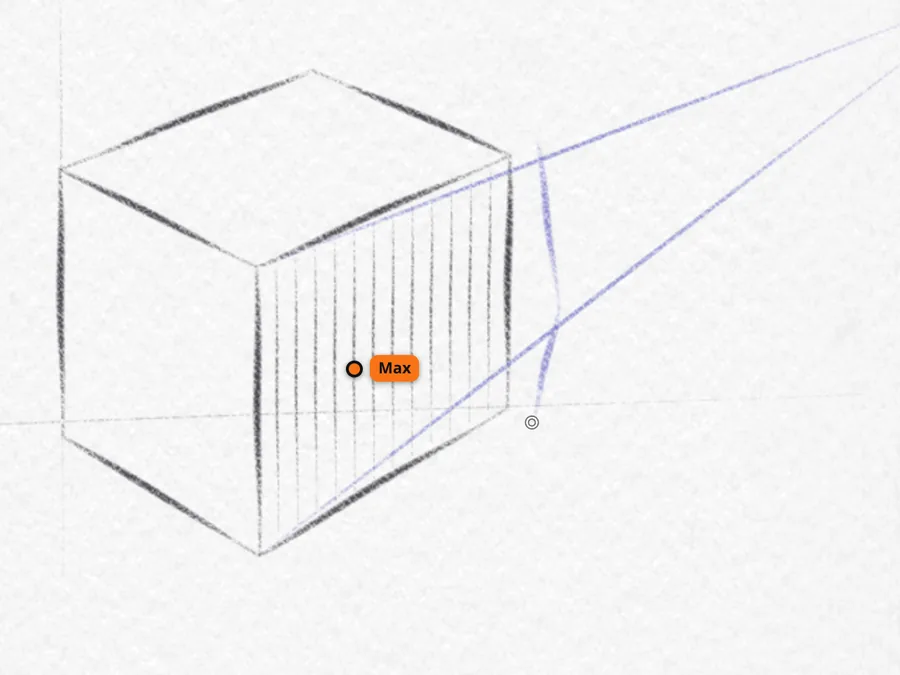
#> input picture apps/web/landing/assets/step-draw-dark.webp, 900 x 675 px
$ python calib.py ../../../../../apps/web/landing/assets/step-draw-dark.webp
#> lines starting #> are read from the running program, lines starting #| are printed output that depends on the picture
"""D_body of the calibration stroke from a rig screenshot: T = L_body / L_paper
(linearised sRGB), D = -ln T. Body = the stroke's middle rows over a span
along it; paper = rows well above. usage: calib.py shot.png [x0 x1 ybody ypaper]"""
import sys, numpy as np
from PIL import Image
f = sys.argv[1]
x0, x1, yb, yp = (int(v) for v in sys.argv[2:6]) if len(sys.argv) > 5 else (560, 720, 500, 440)
a = np.asarray(Image.open(f).convert('RGB')).astype(float) / 255
lin = np.where(a <= 0.04045, a / 12.92, ((a + 0.055) / 1.055) ** 2.4)
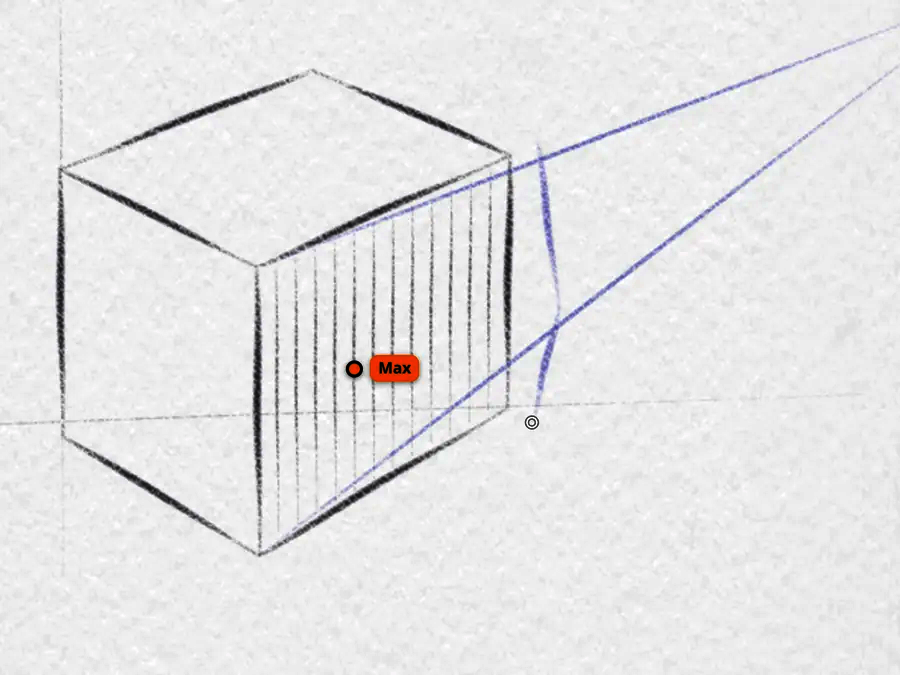
#> lin: shape (675, 900, 3) float64; mean R, G, B 0.901, 0.9, 0.902
L = 0.2126 * lin[..., 0] + 0.7152 * lin[..., 1] + 0.0722 * lin[..., 2]
body = L[yb - 4:yb + 5, x0:x1].mean(); paper = L[yp - 8:yp + 9, x0:x1].mean()
#> after `body = L[yb - 4:yb + 5, x0:x1].mean()`: body = 0.928
#> after `paper = L[yp - 8:yp + 9, x0:x1].mean()`: paper = 0.925
# per-channel transmittance too (a blue paint: red channel carries the depth)
Tc = lin[yb - 4:yb + 5, x0:x1].mean(axis=(0, 1)) / lin[yp - 8:yp + 9, x0:x1].mean(axis=(0, 1))
#> Tc = [1, 1, 1]
T = body / paper
#> T = 1
print(f'{f}: T_body {T:.3f}  D_body {-np.log(T):.3f}   per channel T {Tc.round(3)}  D_r {-np.log(Tc[0]):.3f}')
#| ../../../../../apps/web/landing/assets/step-draw-dark.webp: T_body 1.003  D_body -0.003   per channel T [1.003 1.003 1.003]  D_r -0.003
# the cross-section of D across the stroke at the middle of the span
xm = (x0 + x1) // 2
col = L[yb - 45:yb + 46, xm - 10:xm + 10].mean(axis=1) / paper
#> col = 91 values, max 1.02 at index 62, min 0.962 at index 21, mean 0.999
print('D across (dy: D):', ' '.join(f'{dy}:{-np.log(max(v,1e-3)):.2f}' for dy, v in zip(range(-45, 46, 3), col[::3])))
#> (printed output is left out)

$ run again, on apps/web/landing/assets/step-create-light.webp
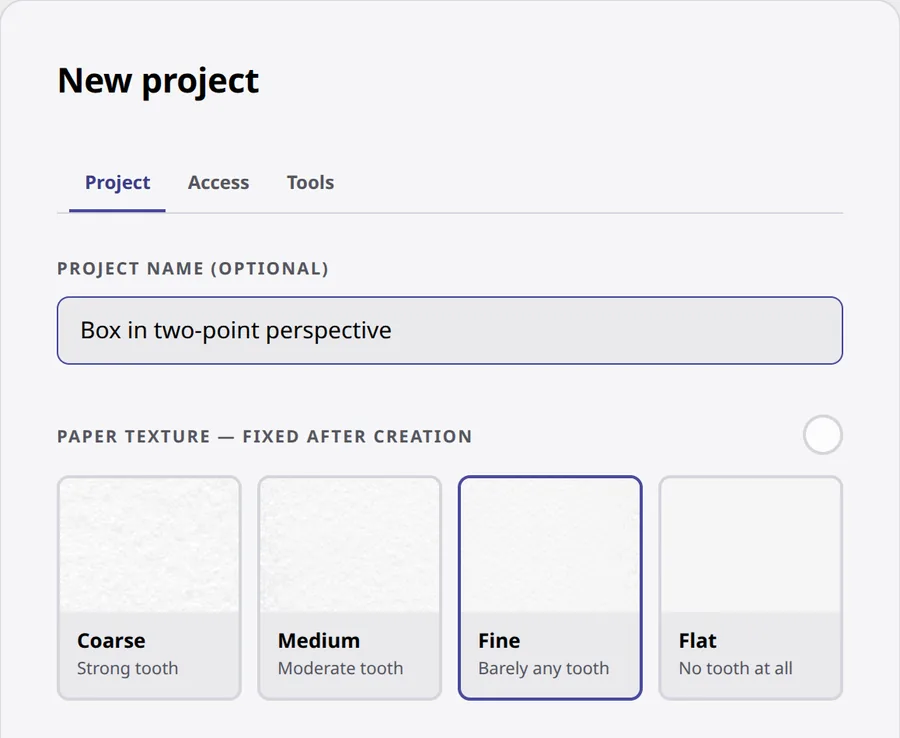
#> input picture apps/web/landing/assets/step-create-light.webp, 900 x 738 px
#> `lin = np.where(a <= 0.04045, a / 12.92, ((a + 0.055) / 1.055) ** 2.4)`:
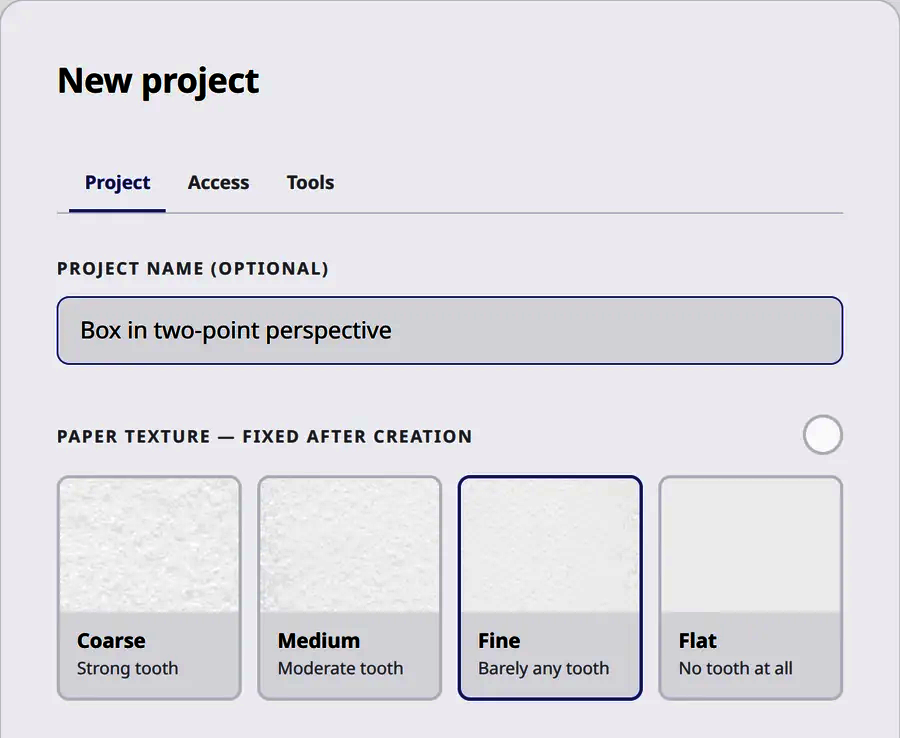
#> lin: shape (738, 900, 3) float64; mean R, G, B 0.878, 0.873, 0.895
#> body = 0.899
#> paper = 0.917
#> Tc = [0.976, 0.984, 0.968]
#> T = 0.981
#| ../../../../../apps/web/landing/assets/step-create-light.webp: T_body 0.981  D_body 0.019   per channel T [0.976 0.984 0.968]  D_r 0.025
#> col = 91 values, max 1.01 at index 19, min 0.652 at index 22, mean 0.876
#> (printed output is left out)
